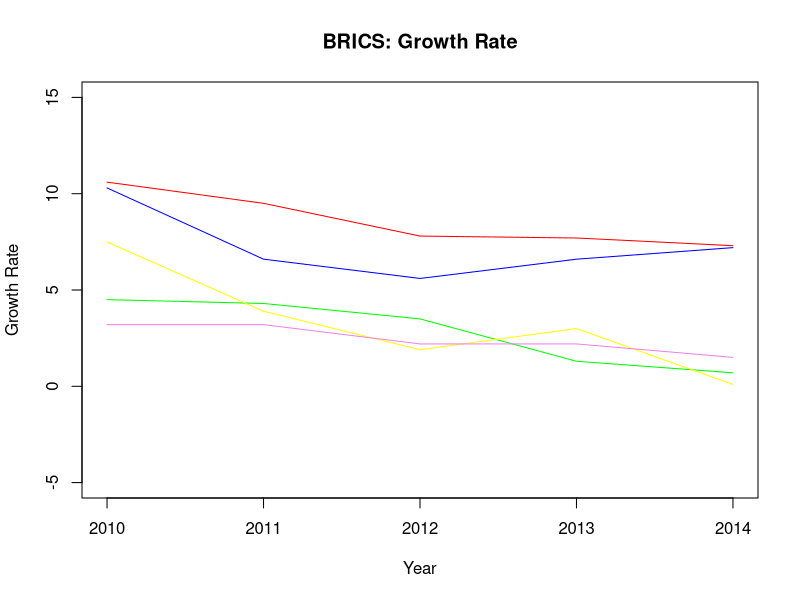
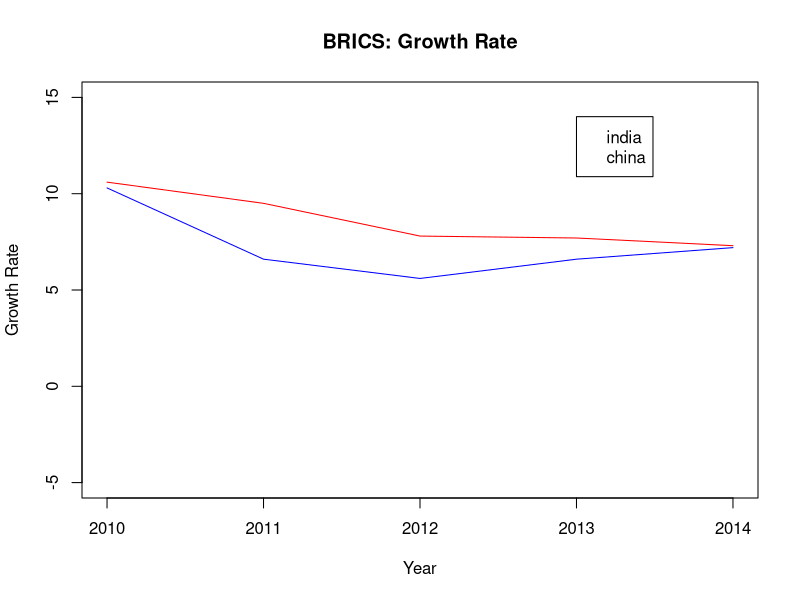
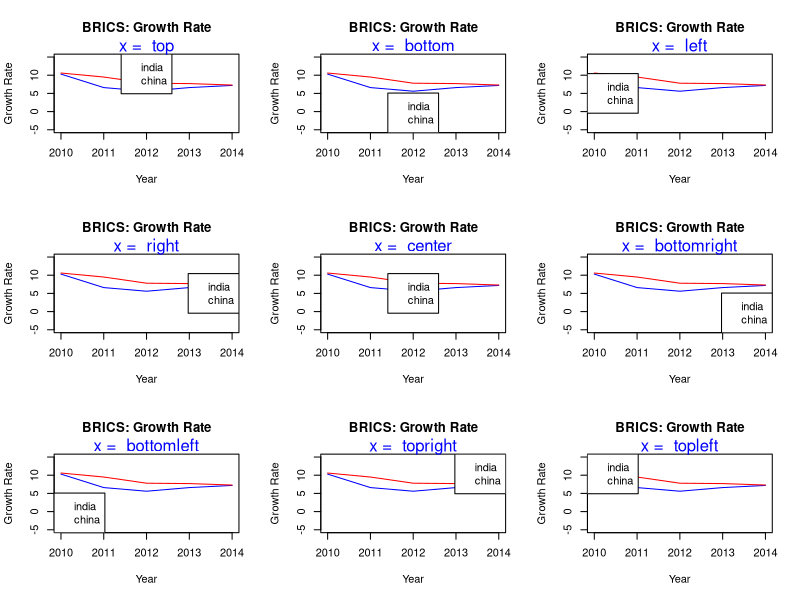
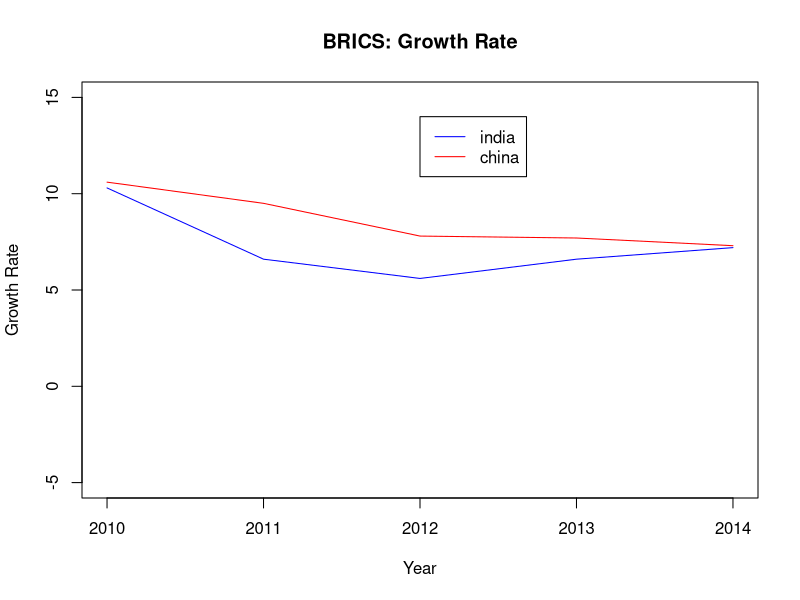
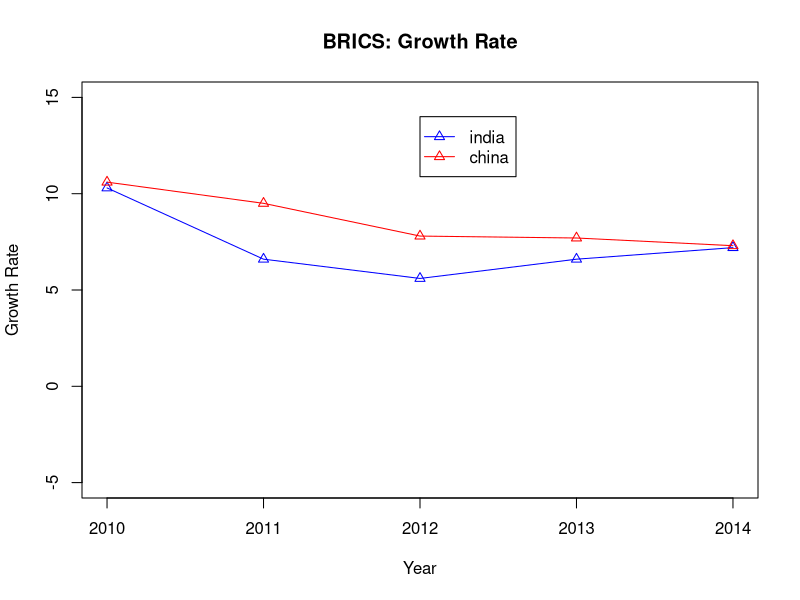
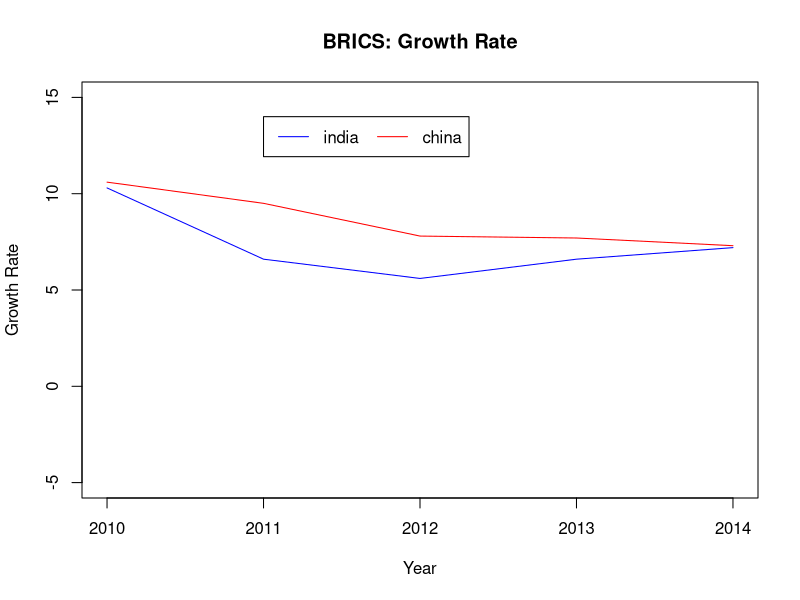
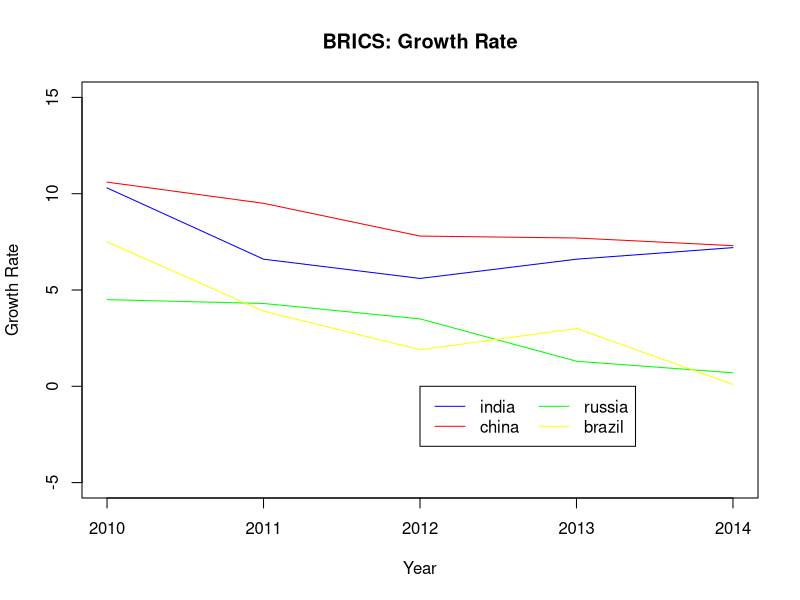
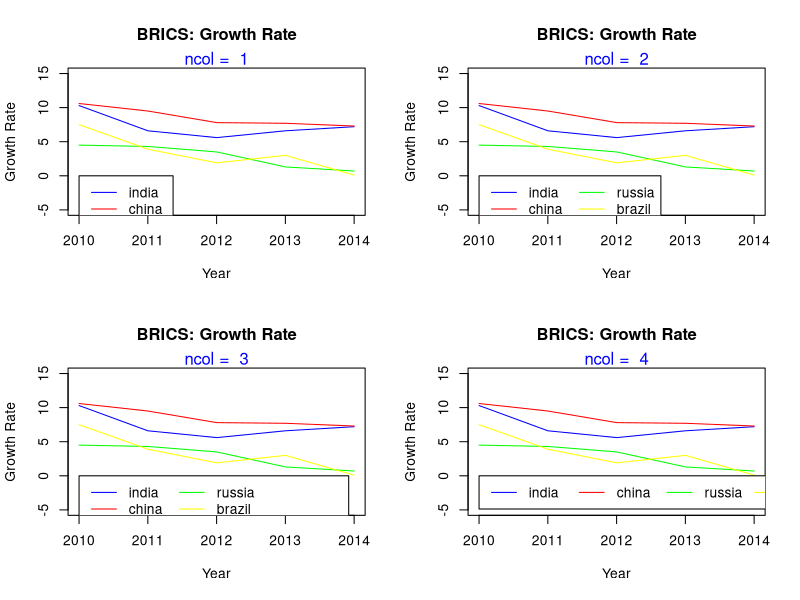

The R source for these figures, in order:
## ---- chunk 1
year <- seq(2010, 2014, 1)
india <- c(10.3, 6.6, 5.6, 6.6, 7.2)
china <- c(10.6, 9.5, 7.8, 7.7, 7.3)
russia <- c(4.5, 4.3, 3.5, 1.3, 0.7)
brazil <- c(7.5, 3.9, 1.9, 3.0, 0.1)
s_africa <- c(3.2, 3.2, 2.2, 2.2, 1.5)
gdp <- data.frame(year, india, china, russia, brazil, s_africa, stringsAsFactors = FALSE)
gdp
## ---- chunk 2
{plot(gdp$year, gdp$india, type = 'l',
      ylim = c(-5, 15), xlab = 'Year',
      ylab = 'Growth Rate', col = 'blue',
      main = 'BRICS: Growth Rate')
lines(gdp$year, gdp$china, col = 'red')
lines(gdp$year, gdp$russia, col = 'green')
lines(gdp$year, gdp$brazil, col = 'yellow')
lines(gdp$year, gdp$s_africa, col = 'violet')}
## ---- chunk 3
{plot(gdp$year, gdp$india, type = 'l',
      ylim = c(-5, 15), xlab = 'Year',
      ylab = 'Growth Rate', col = 'blue',
      main = 'BRICS: Growth Rate')
lines(gdp$year, gdp$china, col = 'red')
legend(x = 2013, y = 14, legend = c('india', 'china'))}
## ---- chunk 4
init <- par(no.readonly = TRUE)
par(mfrow = c(3, 3))
values <- c('top', 'bottom', 'left', 'right', 'center',
            'bottomright', 'bottomleft', 'topright', 'topleft')
for (i in values) {
  plot(gdp$year, gdp$india, type = 'l',
      ylim = c(-5, 15), xlab = 'Year',
      ylab = 'Growth Rate', col = 'blue',
      main = 'BRICS: Growth Rate')
  lines(gdp$year, gdp$china, col = 'red')
  legend(x = i, legend = c('india', 'china'))
  mtext(paste("x = ", i), side = 3, col = "blue")
}
par(init)
## ---- chunk 5
{plot(gdp$year, gdp$india, type = 'l',
      ylim = c(-5, 15), xlab = 'Year',
      ylab = 'Growth Rate', col = 'blue',
      main = 'BRICS: Growth Rate')
lines(gdp$year, gdp$china, col = 'red')
legend(x = 2012, y = 14, legend = c('india', 'china'),
       lty = 1, col = c('blue', 'red'))}
## ---- chunk 6
{plot(gdp$year, gdp$india, type = 'l',
      ylim = c(-5, 15), xlab = 'Year',
      ylab = 'Growth Rate', col = 'blue',
      main = 'BRICS: Growth Rate')
points(gdp$year, gdp$india, pch = 2, col = 'blue')
lines(gdp$year, gdp$china, col = 'red')
points(gdp$year, gdp$china, pch = 2, col = 'red')
legend(x = 2012, y = 14, legend = c('india', 'china'),
       lty = 1, pch = 2, col = c('blue', 'red'))}
## ---- chunk 7
{plot(gdp$year, gdp$india, type = 'l',
      ylim = c(-5, 15), xlab = 'Year',
      ylab = 'Growth Rate', col = 'blue',
      main = 'BRICS: Growth Rate')
lines(gdp$year, gdp$china, col = 'red')
legend(x = 2011, y = 14, legend = c('india', 'china'),
       lty = 1, col = c('blue', 'red'),
       horiz = TRUE)}
## ---- chunk 8
{plot(gdp$year, gdp$india, type = 'l',
      ylim = c(-5, 15), xlab = 'Year',
      ylab = 'Growth Rate', col = 'blue',
      main = 'BRICS: Growth Rate')
lines(gdp$year, gdp$china, col = 'red')
lines(gdp$year, gdp$russia, col = 'green')
lines(gdp$year, gdp$brazil, col = 'yellow')
legend(x = 2012, y = 0, legend = c('india', 'china', 'russia', 'brazil'),
       lty = 1, col = c('blue', 'red', 'green', 'yellow'),
       ncol = 2)}
## ---- chunk 9
init <- par(no.readonly = TRUE)
par(mfrow = c(2, 2))
values <- c(1, 2, 3, 4)
for (i in values) {
  plot(gdp$year, gdp$india, type = 'l',
      ylim = c(-5, 15), xlab = 'Year',
      ylab = 'Growth Rate', col = 'blue',
      main = 'BRICS: Growth Rate')
  lines(gdp$year, gdp$china, col = 'red')
  lines(gdp$year, gdp$russia, col = 'green')
  lines(gdp$year, gdp$brazil, col = 'yellow')
  legend(x = 2010, y = 0, legend = c('india', 'china', 'russia','brazil'),
       lty = 1, col = c('blue', 'red', 'green', 'yellow'),
       ncol = i)
  mtext(paste("ncol = ", i), side = 3, col = "blue")
}
par(init)
## ---- chunk 10
{plot(gdp$year, gdp$india, type = 'l',
      ylim = c(-5, 15), xlab = 'Year',
      ylab = 'Growth Rate', col = 'blue',
      main = 'BRICS: Growth Rate')
lines(gdp$year, gdp$china, col = 'red')
legend(x = 2012, y = 14, legend = c('india', 'china'),
       lty = 1, col = c('blue', 'red'),
       title = 'Nations')}
## ---- chunk 11
{plot(gdp$year, gdp$india, type = 'l',
      ylim = c(-5, 15), xlab = 'Year',
      ylab = 'Growth Rate', col = 'blue',
      main = 'BRICS: Growth Rate')
lines(gdp$year, gdp$china, col = 'red')
legend(x = 2012, y = 14, legend = c('india', 'china'),
       lty = 1, col = c('blue', 'red'),
       title = 'Nations', title.col = 'red')}
## ---- chunk 12
{plot(gdp$year, gdp$india, type = 'l',
      ylim = c(-5, 15), xlab = 'Year',
      ylab = 'Growth Rate', col = 'blue',
      main = 'BRICS: Growth Rate')
lines(gdp$year, gdp$china, col = 'red')
legend(x = 2012, y = 0, legend = c('india', 'china'),
       lty = 1, col = c('blue', 'red'), horiz = TRUE,
       title = 'Nations', title.adj = 0.1)}
## ---- chunk 13
init <- par(no.readonly = TRUE)
par(mfrow = c(2, 2))
values <- c(0.2, 0.4, 0.6, 0.8)
for (i in values) {
  plot(gdp$year, gdp$india, type = 'l',
      ylim = c(-5, 15), xlab = 'Year',
      ylab = 'Growth Rate', col = 'blue',
      main = 'BRICS: Growth Rate')
  lines(gdp$year, gdp$china, col = 'red')
  legend(x = 2010, y = 0, legend = c('india', 'china'),
       lty = 1, col = c('blue', 'red'), horiz = TRUE,
       title = 'Nations', title.adj = i)
  mtext(paste("title.adj = ", i), side = 3, col = "blue")
}
par(init)
## ---- chunk 14
option <- c('Box Type', 'Background Color', 'Border Line Type',
            'Border Line Width', 'Border Line Color', 
            'Horizontal Justification', 'Vertical Justification',
            'Text Color', 'Text Font')
argument <- c('bty', 'bg', 'box.lty', 'box.lwd', 'box.col',
              'xjust', 'yjust', 'text.col', 'text.font')
values <- c('o, n', 'blue, #0000ff', '1:5', '0.5, 1, 1.5',
            'blue, #0000ff', '0:1', '0:1', 'blue, #0000ff',
            '1:5')
legend <- data.frame(option, argument, values)
knitr::kable(legend, format = "markdown", caption = "Legend Box Options")
## ---- chunk 15
init <- par(no.readonly = TRUE)
par(mfrow = c(1, 2))
values <- c('o', 'n')
for (i in values) {
  plot(gdp$year, gdp$india, type = 'l',
      ylim = c(-5, 15), xlab = 'Year',
      ylab = 'Growth Rate', col = 'blue',
      main = 'BRICS: Growth Rate')
  lines(gdp$year, gdp$china, col = 'red')
  legend(x = 2012, y = 0, legend = c('india', 'china'),
       lty = 1, col = c('blue', 'red'), bty = i,
       title = 'Nations')
  mtext(paste("bty = ", i), side = 3, col = "blue")
}
par(init)
## ---- chunk 16
plot(gdp$year, gdp$india, type = 'l',
      ylim = c(-5, 15), xlab = 'Year',
      ylab = 'Growth Rate', col = 'blue',
      main = 'BRICS: Growth Rate')
lines(gdp$year, gdp$china, col = 'red')
legend(x = 2012, y = 0, legend = c('india', 'china'),
       lty = 1, col = c('blue', 'red'), title = 'Nations',
       bg = 'lightyellow')
## ---- chunk 17
plot(gdp$year, gdp$india, type = 'l',
      ylim = c(-5, 15), xlab = 'Year',
      ylab = 'Growth Rate', col = 'blue',
      main = 'BRICS: Growth Rate')
lines(gdp$year, gdp$china, col = 'red')
legend(x = 2012, y = 0, legend = c('india', 'china'),
       lty = 1, col = c('blue', 'red'), title = 'Nations',
       box.lty = 3, box.lwd = 1.5, box.col = 'green')
## ---- chunk 18
init <- par(no.readonly = TRUE)
par(mfrow = c(1, 3))
values <- c(0, 0.5, 1)
for (i in values) {
  plot(gdp$year, gdp$india, type = 'l',
      ylim = c(-5, 15), xlab = 'Year',
      ylab = 'Growth Rate', col = 'blue',
      main = 'BRICS: Growth Rate')
  lines(gdp$year, gdp$china, col = 'red')
  legend(x = 2012, y = 0, legend = c('india', 'china'),
       lty = 1, col = c('blue', 'red'), xjust = i,
       title = 'Nations')
  mtext(paste("xjust = ", i), side = 3, col = "blue")
}
par(init)
## ---- chunk 19
init <- par(no.readonly = TRUE)
par(mfrow = c(1, 3))
values <- c(0, 0.5, 1)
for (i in values) {
  plot(gdp$year, gdp$india, type = 'l',
      ylim = c(-5, 15), xlab = 'Year',
      ylab = 'Growth Rate', col = 'blue',
      main = 'BRICS: Growth Rate')
  lines(gdp$year, gdp$china, col = 'red')
  legend(x = 2012, y = 0, legend = c('india', 'china'),
       lty = 1, col = c('blue', 'red'), yjust = i,
       title = 'Nations')
  mtext(paste("yjust = ", i), side = 3, col = "blue")
}
par(init)
## ---- chunk 20
{plot(gdp$year, gdp$india, type = 'l',
      ylim = c(-5, 15), xlab = 'Year',
      ylab = 'Growth Rate', col = 'blue',
      main = 'BRICS: Growth Rate')
lines(gdp$year, gdp$china, col = 'red')
legend(x = 2012, y = 0, legend = c('india', 'china'),
       lty = 1, col = c('blue', 'red'), title = 'Nations',
       text.col = 'green', text.font = 3)}
